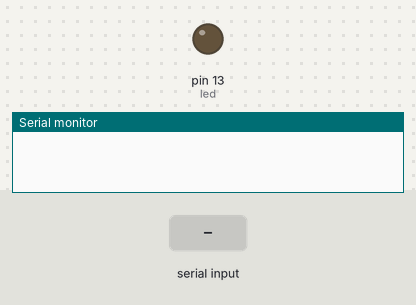
This sketch was run on a simulated Arduino Uno, built with avr-gcc and run on an emulated ATmega328P. On the bench: output pins drawn as LEDs (lit = HIGH), the last lines printed to the serial monitor. Dashed ring = blinking. The inputs (shaded band) are chosen by the test bench.

Above: at 1.2 s.
1.3 s: "30,150\n" received over Serial
At 1.6 s:
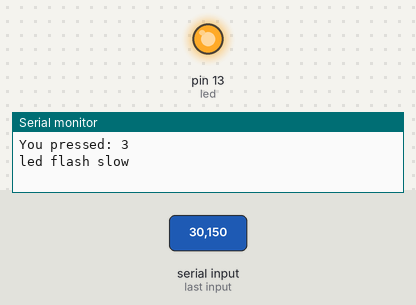
9.8 s: "2\n" received over Serial
At 10.05 s:
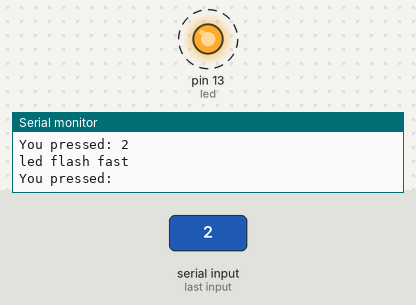
Timing chart, 0 to 13.8 s (numbered marks = the images above; inputs shaded):
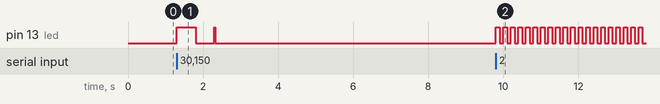

The sketch:

3-44-2.ino
```cpp
int num=0; //電腦鍵盤按鍵值。
int flash=-1;
int led=13; //LED 連接至數位接腳13。
void setup()
{
 Serial.begin(9600); //初始化串列埠，設定傳輸速率為9600 baud。
 pinMode(led,OUTPUT); //設定數位接腳13為輸出模式。
}
void loop()
{
 if (Serial.available()>0) //是否接收到可用的字元?
 {
     num = Serial.read(); //讀取按鍵值。
     Serial.write("You pressed: ");
     Serial.write(num);
     Serial.write("\n");
     num=num-'0'; //將鍵值0~9 轉成數值0~9。
     if(num>=0 && num<=9)
     {
        switch(num){
          case 0:
             flash = -1;
            digitalWrite(led,LOW); //設定LED為LOW(暗)。
            Serial.write("led low\n");
            break;
          case 1:
             flash = -1;
            digitalWrite(led,HIGH); //設定LED為LOW(暗)。
            Serial.write("led high\n");
            break;
          case 2:
             flash = 0;
             Serial.write("led flash fast\n");
             break;
          case 3:
             flash = 1;
             Serial.write("led flash slow\n");
             break;
        }

     }
 }
 if(flash==0){
             digitalWrite(led,HIGH); //設定LED為HIGH(亮)。
             delay(100); //延遲時間。
             digitalWrite(led,LOW); //設定LED為LOW(暗)。
             delay(100); //延遲時間。
 }
 else if(flash==1){
             digitalWrite(led,HIGH); //設定LED為HIGH(亮)。
             delay(500); //延遲時間。
             digitalWrite(led,LOW); //設定LED為LOW(暗)。
             delay(500); //延遲時間。
 }

}
```

Measured:
- after the input at 1.3 s, pin 13 (led): LOW → HIGH at once, → LOW 0.50 s later, → HIGH 0.50 s later, → LOW 0.03 s later
- after the input at 9.8 s, pin 13 (led): alternates HIGH for 0.10 s and LOW for 0.10 s, starting at once
